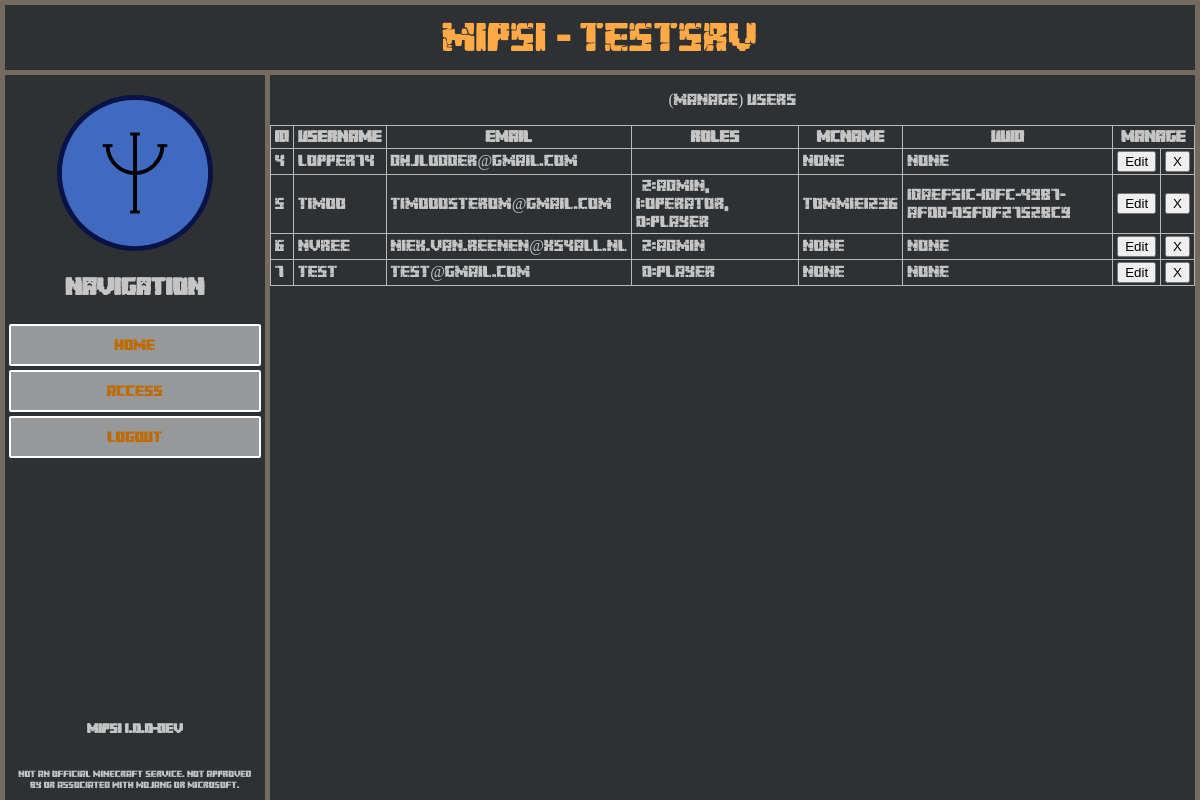
/users, run on an earlier commit of the app's database.
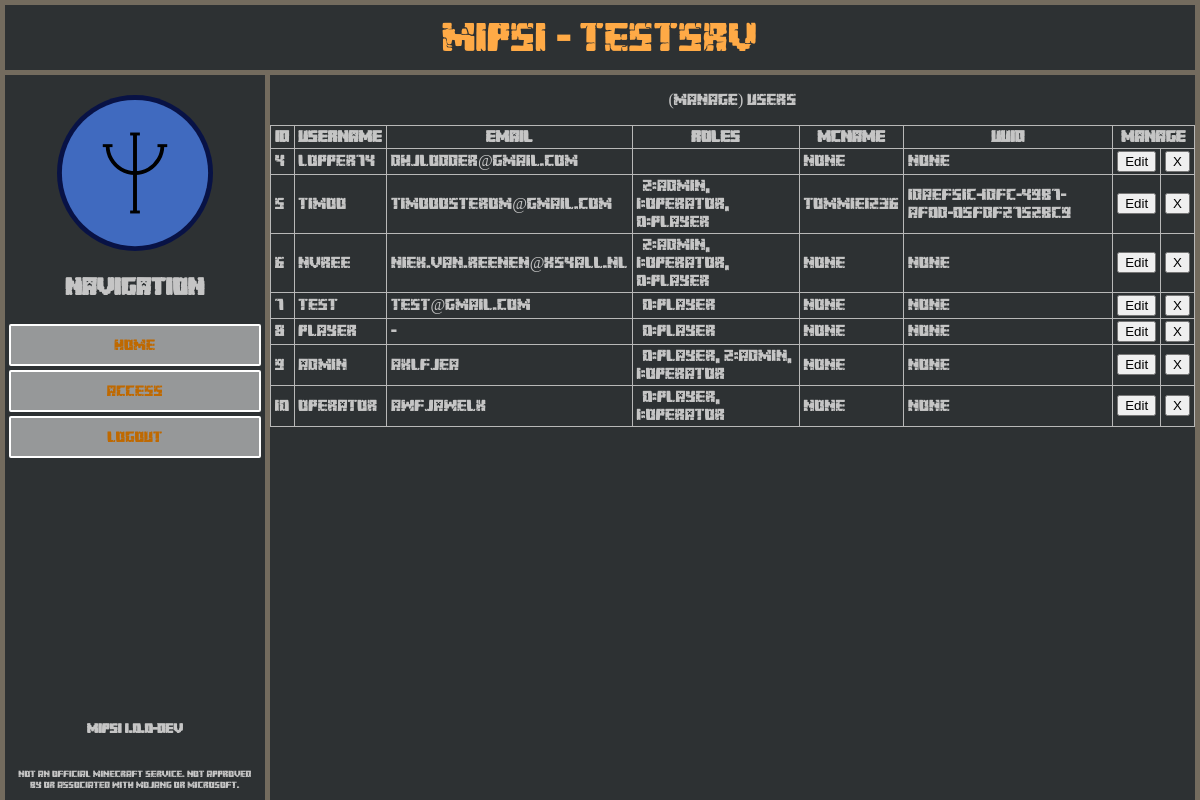
And on a later commit of the database.
### main.py (models this page shows, shortened)
class User(db.Model, UserMixin):
	__tablename__ = 'user'
	id = db.Column(db.Integer, primary_key=True, autoincrement=True)
	active = db.Column(db.Boolean, default=True)
	email = db.Column(db.String, unique=True)
	username = db.Column(db.String, unique=True)
	passhash = db.Column(db.String)
	uuid = db.Column(db.String, unique = True)
	mcname = db.Column(db.String, unique = True)
	authenticated = db.Column(db.Boolean, default = False)
	roles = db.relationship('Role', secondary=roles_users, backref='User')

class Role(db.Model, RoleMixin):
	__tablename__ = 'role'
	id   = db.Column(db.Integer, primary_key=True)
	name = db.Column(db.String(10), unique=True)
	def __repr__(self):
		return f'{self.id}:{self.name}'

### main.py (the view)
@app.route('/users', methods=['GET', 'DELETE'])
def users():
	match request.method:
		case 'GET':
			users = User.query.all()
			return render_template('/users.html', userlist=users)
		case 'DELETE':
			try:
				id = request.headers.get('id')
				usr = User.query.filter_by(id=id).first()
				print(colored(f'USER {id}:{usr.username} DELETED', 'red'))
				flash(f'user {usr.username} deleted')
				usr.delete()
				db.session.commit()
				return {}, 200 # return 200:OK
			except:
				return {}, 404 # return 404:NOT FOUND

### main.py (called while the page is built)
@app.context_processor
def injVars():
	return dict(current_user=current_user, version=__version__, srvName=__srv_name__)

### templates/users.html (shortened to what this page needs)
{% extends 'dashboard_base.html' %}
{% block head %}
	<link rel="stylesheet" href="/static/css/users.css">
{% endblock %}
{% block content %}
	<p class="font-mc">(manage) users</p>
	<center>
		<table>
		<tr>
			<th>id</th>
			<th>Username</th>
			<th>Email</th>
			<th>Roles</th>
			<th>MCName</th>
			<th>Uuid</th>
			<th colspan="2">Manage</th>
		</tr>
		{% for user in userlist %}
		<tr user-id="{{user.id}}">
			<td>{{user.id}}</td>
			<td>{{user.username}}</td>
			<td>{{user.email}}</td>
			<td>{{user.roles}}</td>
			<td>{{user.mcname}}</td>
			<td>{{user.uuid}}</td>
			<td><a href="/users/{{user.id}}"><button title="Edit {{user.username}}">Edit</button></a></td>
			<td><button onclick="deleteUsr({{user.id}}, '{{user.username}}')" title="Delete">X</button></td>
		</tr>
		{% endfor %}
	</table>
	</center>
{% endblock %}

### templates/dashboard_base.html (shortened to what this page needs)
<!DOCTYPE html>
<html lang="en">
<head>
    <link rel="stylesheet" type="text/css" href="/static/css/dashboard.css">
    {% block head %}
    {% endblock %}
</head>
<body>
    <div class="header">
        <p class="header-txt">MiPSI - {{srvName}}</p>
    </div>
    <div class="sidebar">
        <a href="/dashboard"><img class="logo" src="/static/assets/Logo.svg" alt="mipsi logo"></a>
        <h2>Navigation</h2>
        <a href="/dashboard"><button class="sb_button" id="Home">Home</button></a>
        <a href='/access'><button class="sb_button" id="Access">Access</button></a>
        <a href="/logout"><button class="sb_button" id="Logout">Logout</button></a>
        <h5 class="sb_footer">MiPSI {{version}}</h5>
        <p class="sb_footer_legal">NOT AN OFFICIAL MINECRAFT SERVICE. NOT APPROVED <br> BY OR ASSOCIATED WITH MOJANG OR MICROSOFT.</p>
    </div>
    <div class="dashboard">
       {% block content %}
       {% endblock %}
    </div>
</body>
</html>

### static/css/dashboard.css (style rules this page uses)
body { display: grid; grid-template-areas: "head head head" "sidebar dashboard dashboard" "sidebar dashboard dashboard"; grid-template-rows: auto 1fr 1fr; grid-template-columns: auto 1fr 1fr; justify-content: center; align-items: center; min-height: 100vh; margin: 0px; padding: 0px; background-color: rgb(45, 49, 51); overflow: hidden; }
.header { grid-area: head; justify-content: center; align-items: center; text-align: center; font-family: minecraft; font-size: 40px; border: 5px solid #736b5e; border-bottom: none; padding: 10px; color: rgb(255, 170, 70); }
.header-txt { margin: 0 3px 0 3px; }
.sidebar { grid-area: sidebar; display: flex; flex-direction: column; height: calc(100% - 2px); max-width: 260px; justify-content: center; align-content: center; text-align: center; font-family: minecraft; border: 5px solid #736b5e; border-bottom: none; color: #c5c5c5; }
.dashboard { grid-area: dashboard; height: calc(100% - 2px); justify-content: center; align-items: center; text-align: center; border: 5px solid #736b5e; border-bottom: none; border-left: none; }
.sb_button { width: 97%; padding-top: 10px; padding-bottom: 10px; font-family: minecraft; font-size: 15px; background-color: rgba(255, 255, 255, 0.5); color: #BF6900; margin: 2px; border: 2px solid #ffffff; border-radius: 2px; }
.sb_footer_legal { color: #c5c5c5; font-size: 9px; padding-bottom: 2px; }
.logo { width: 60%; margin: 20px auto 0 auto; }
.sb_footer { color: #c5c5c5; margin-top: auto; }
.font-mc { font-family: minecraft; color: #c5c5c5; }

### static/css/users.css (style rules this page uses)
table, th, td { border: 1px solid #b8b8b8; border-collapse: collapse; color: #c5c5c5; }
th, td { padding: 2px 4px 2px 4px; font-family: minecraft; }

What changed in the data, as far as the page shows it:
computed for User "nvree": roles "[2:admin]" → "[2:admin, 1:operator, 0:player]"
added User: id "8", username "player", email "-", roles "[0:player]", mcname "None", uuid "None"
added User: id "9", username "admin", email "aklfjea", roles "[0:player, 2:admin, 1:operator]", mcname "None", uuid "None"
added User: id "10", username "operator", email "awfjawelk", roles "[0:player, 1:operator]", mcname "None", uuid "None"
